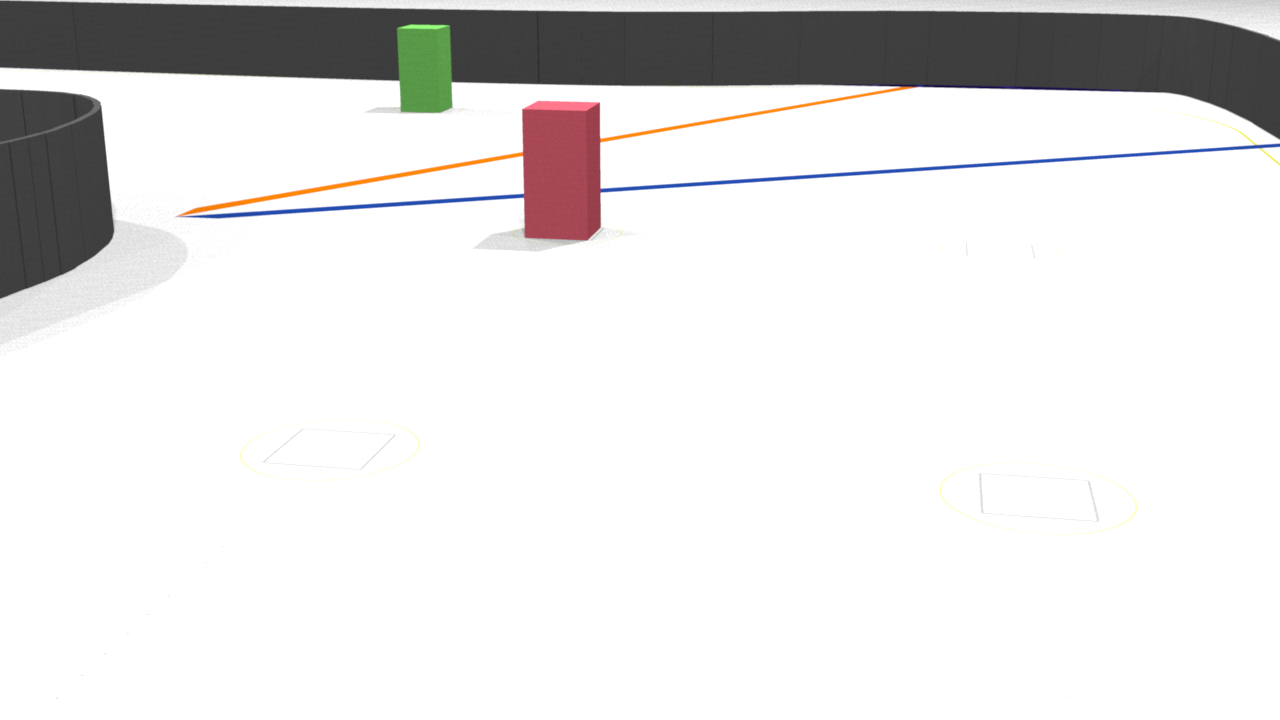
#> input picture cadr.png, 1280 x 720 px
$ python hsv.py
#> lines starting #> are read from the running program, lines starting #| are printed output that depends on the picture; after the words box and inside, x2 and y2 are one past the last pixel; in counts of white or black regions, pixels touching at a corner belong together
import cv2
import numpy as np


if __name__ == '__main__':
    def nothing(*arg):
        pass

cv2.namedWindow( "result" )  # создаем главное окно
cv2.namedWindow( "settings" ) # создаем окно настроек

# создаем 6 бегунков для настройки начального и конечного цвета фильтра
cv2.createTrackbar('h1', 'settings', 0, 180, nothing)
#> slider 'h1' is set to 60
cv2.createTrackbar('s1', 'settings', 0, 255, nothing)
#> slider 's1' is set to 85
cv2.createTrackbar('v1', 'settings', 0, 255, nothing)
#> slider 'v1' is set to 85
cv2.createTrackbar('h2', 'settings', 180, 180, nothing)
cv2.createTrackbar('s2', 'settings', 255, 255, nothing)
cv2.createTrackbar('v2', 'settings', 255, 255, nothing)
crange = [0,0,0, 0,0,0]

while True:
    img = cv2.imread('cadr.png')
#> img is the input picture: shape (720, 1280, 3); mean B, G, R 227.1, 227.3, 228.2
    hsv = cv2.cvtColor(img, cv2.COLOR_BGR2HSV )
#> hsv: shape (720, 1280, 3); mean H, S, V 9.7, 4, 229.2

    # считываем значения бегунков
    h1 = cv2.getTrackbarPos('h1', 'settings')
    s1 = cv2.getTrackbarPos('s1', 'settings')
    v1 = cv2.getTrackbarPos('v1', 'settings')
    h2 = cv2.getTrackbarPos('h2', 'settings')
    s2 = cv2.getTrackbarPos('s2', 'settings')
    v2 = cv2.getTrackbarPos('v2', 'settings')

    # формируем начальный и конечный цвет фильтра
    h_min = np.array((h1, s1, v1), np.uint8)
    h_max = np.array((h2, s2, v2), np.uint8)

    # накладываем фильтр на кадр в модели HSV
    thresh = cv2.inRange(hsv, h_min, h_max)
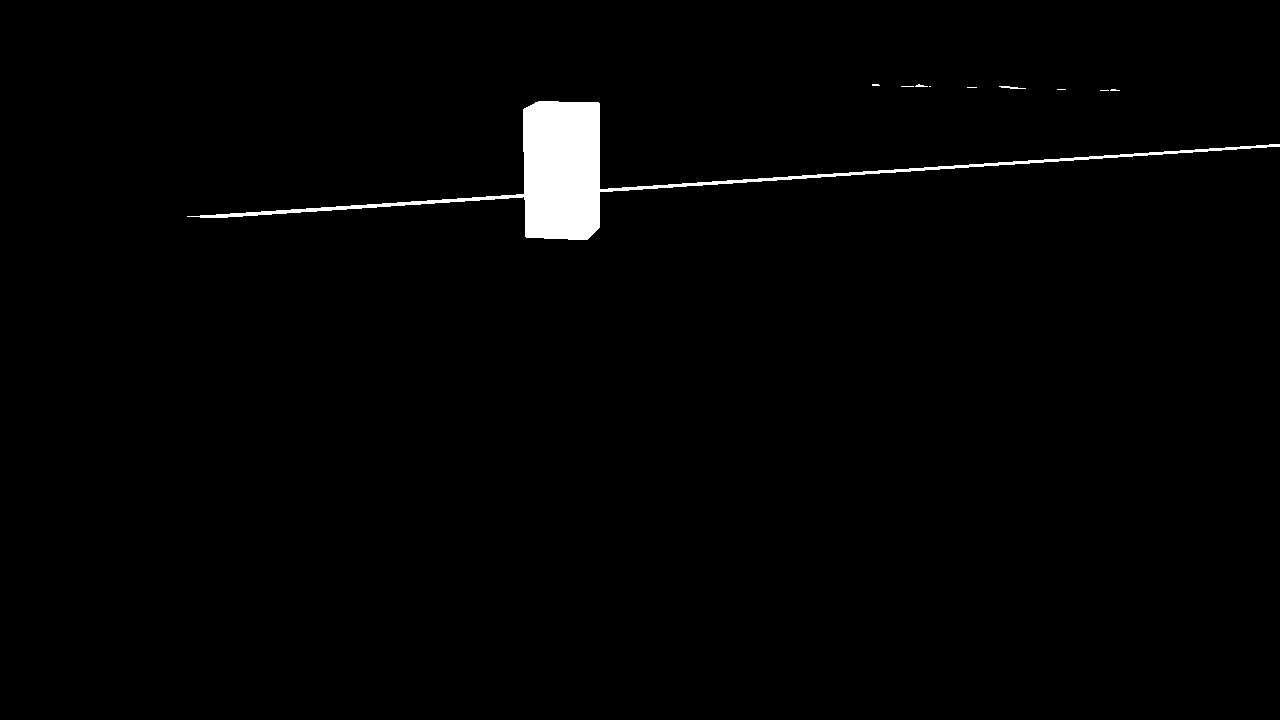
#> thresh: shape (720, 1280); 1.5% white; 10 white regions (7 under 20 px), largest, box (x1, y1, x2, y2) and area: (187, 101, 1280, 240) 13633, (999, 86, 1026, 89) 44, (915, 84, 928, 87) 23

    cv2.imshow('result', thresh)

    ch = cv2.waitKey(5)
#> (key Esc is pressed here)
    if ch == 27:
        break
cv2.destroyAllWindows()
